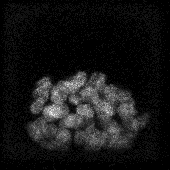
#> input picture image_processing/candidate_wells/MAX_181019_raft1_A01_G001_0001-100_blue.tif, 170 x 170 px; its folder holds only this picture in this run
$ python -i find_squares.py   (imports and definitions only)   (older library calls are emulated)
#> lines starting #> are read from the running program, lines starting #| are printed output that depends on the picture
#> further down, picture is the input picture: shape (170, 170); min 0, max 15, mean 1.32
import sys
PY3 = sys.version_info[0] == 3

if PY3:
    xrange = range

import numpy as np
import cv2 as cv


def angle_cos(p0, p1, p2):
    d1, d2 = (p0-p1).astype('float'), (p2-p1).astype('float')
    return abs( np.dot(d1, d2) / np.sqrt( np.dot(d1, d1)*np.dot(d2, d2) ) )

def find_squares(img):
    img = cv.GaussianBlur(img, (7, 7), 0)
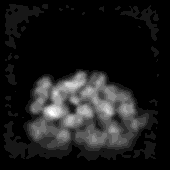
#> img: shape (170, 170); min 0, max 11, mean 1.24; drawn with min black and max white
    squares = []
    for gray in cv.split(img):
        if img.dtype == 'uint16':
            slice1 = np.uint8(gray)
        elif img.dtype == 'uint8':
            slice1 = img
        else:
            print('not 8 or 16 bit image')
            break
        for thrs in xrange(0, 255, 26):
            if thrs == 0:
                bin = cv.Canny(slice1, 0, 50, apertureSize=7)
                bin = cv.dilate(bin, None)
            else:
                _retval, bin = cv.threshold(slice1, thrs, 255, cv.THRESH_BINARY)
            bin, contours, _hierarchy = cv.findContours(bin, cv.RETR_LIST, cv.CHAIN_APPROX_SIMPLE)
            for cnt in contours:
                cnt_len = cv.arcLength(cnt, True)
                cnt = cv.approxPolyDP(cnt, 0.1*cnt_len, True)
                if len(cnt) == 4 and cv.contourArea(cnt) > 1000 and cv.isContourConvex(cnt):
                    cnt = cnt.reshape(-1, 2)
                    max_cos = np.max([angle_cos( cnt[i], cnt[(i+1) % 4], cnt[(i+2) % 4] ) for i in xrange(4)])
                    if max_cos < 0.1:
                        squares.append(cnt)
#> this loop made 1 pass
#> after the loop, cnt = [[48, 3], [8, 3], [4, 45]]; squares = []
    return squares

# [11 lines not run here, left out]

>>> import cv2
>>> picture = cv2.imread('candidate_wells/MAX_181019_raft1_A01_G001_0001-100_blue.tif', cv2.IMREAD_GRAYSCALE)
>>> result = find_squares(picture)
#> result = []

$ run again, on image_processing/candidate_wells/MAX_181019_raft1_A01_G001_0001-13_blue.tif
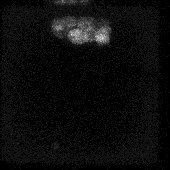
#> input picture image_processing/candidate_wells/MAX_181019_raft1_A01_G001_0001-13_blue.tif, 170 x 170 px
#> picture is the input picture: shape (170, 170); min 0, max 14, mean 0.646
#> in find_squares, `img = cv.GaussianBlur(img, (7, 7), 0)`:
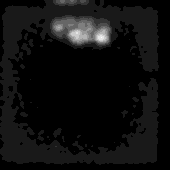
#> img: shape (170, 170); min 0, max 10, mean 0.593; drawn with min black and max white
#> the loop in find_squares, `for gray in cv.split(img):` made 1 pass
#> after the loop in find_squares, `for gray in cv.split(img):`: cnt = [[45, 0], [4, 6], [0, 80], [6, 9]]; squares = []

$ run again, on image_processing/candidate_wells/MAX_181019_raft1_A01_G001_0001-18_blue.tif
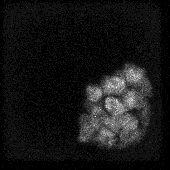
#> input picture image_processing/candidate_wells/MAX_181019_raft1_A01_G001_0001-18_blue.tif, 170 x 170 px
#> picture is the input picture: shape (170, 170); min 0, max 14, mean 1.2
#> in find_squares, `img = cv.GaussianBlur(img, (7, 7), 0)`:
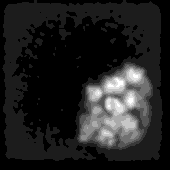
#> img: shape (170, 170); min 0, max 9, mean 1.17; drawn with min black and max white
#> the loop in find_squares, `for gray in cv.split(img):` made 1 pass
#> after the loop in find_squares, `for gray in cv.split(img):`: cnt = [[6, 3], [5, 158], [159, 160], [159, 5]]; max_cos = 0.0131; squares = [[[9, 5], [157, 8], [156, 158], [6, 154]], [[6, 3], [5, 158], [159, 160], [159, 5]]]
#> result has the same summary as squares in find_squares

$ run again, on image_processing/candidate_wells/MAX_181019_raft1_A01_G001_0001-1_blue.tif
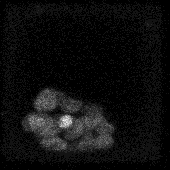
#> input picture image_processing/candidate_wells/MAX_181019_raft1_A01_G001_0001-1_blue.tif, 170 x 170 px
#> picture is the input picture: shape (170, 170); min 0, max 13, mean 0.745
#> in find_squares, `img = cv.GaussianBlur(img, (7, 7), 0)`:
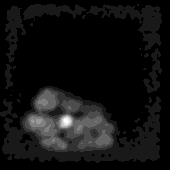
#> img: shape (170, 170); min 0, max 10, mean 0.683; drawn with min black and max white
#> the loop in find_squares, `for gray in cv.split(img):` made 1 pass
#> after the loop in find_squares, `for gray in cv.split(img):`: cnt = [[6, 9], [160, 88]]; squares = []
